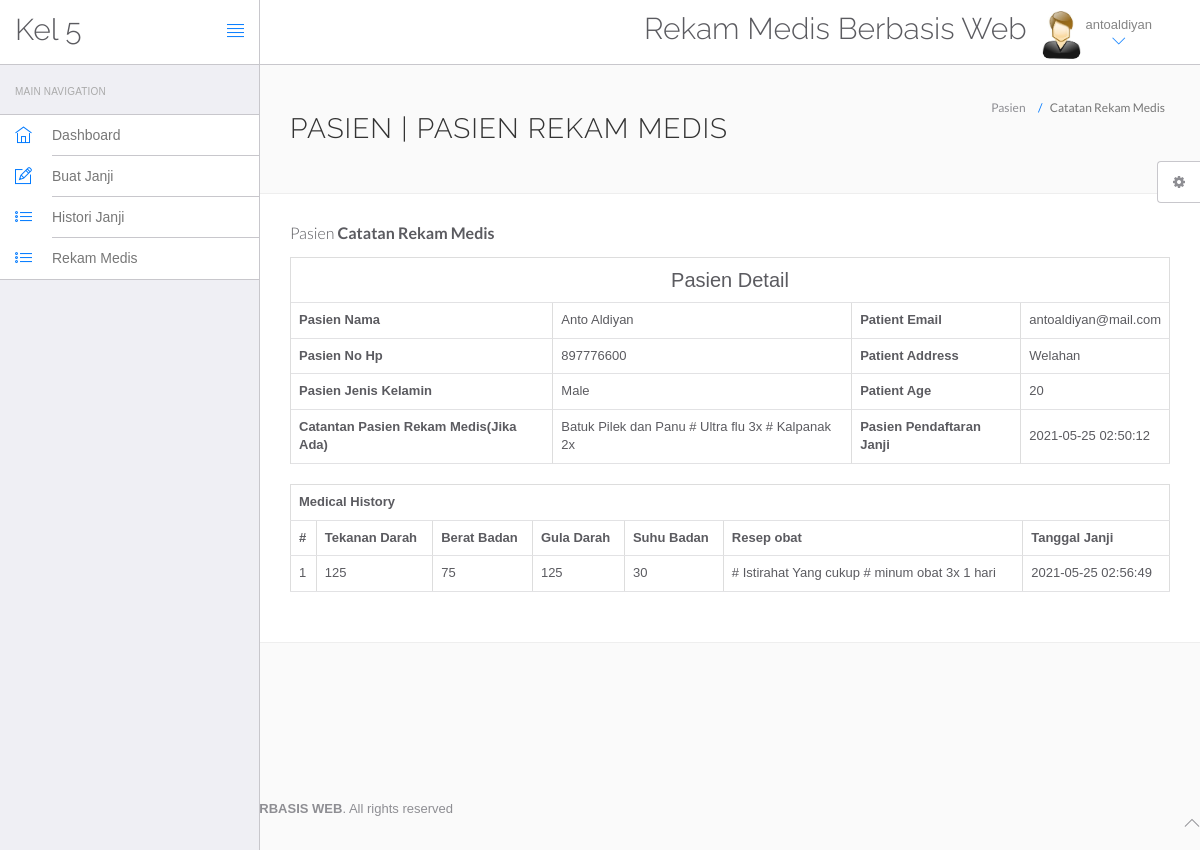
/hms/view-medhistory.php?viewid=6 (signed in), run on the app's committed database.
### tables this page shows
CREATE TABLE `users` (
  `id` int(11) NOT NULL,
  `fullName` varchar(255) DEFAULT NULL,
  `address` longtext DEFAULT NULL,
  `city` varchar(255) DEFAULT NULL,
  `gender` varchar(255) DEFAULT NULL,
  `email` varchar(255) DEFAULT NULL,
  `password` varchar(255) DEFAULT NULL,
  `regDate` timestamp NULL DEFAULT current_timestamp(),
  `updationDate` timestamp NULL DEFAULT NULL ON UPDATE current_timestamp()
);

CREATE TABLE `tblpatient` (
  `ID` int(10) NOT NULL,
  `Docid` int(10) DEFAULT NULL,
  `PatientName` varchar(200) DEFAULT NULL,
  `PatientContno` bigint(10) DEFAULT NULL,
  `PatientEmail` varchar(200) DEFAULT NULL,
  `PatientGender` varchar(50) DEFAULT NULL,
  `PatientAdd` mediumtext DEFAULT NULL,
  `PatientAge` int(10) DEFAULT NULL,
  `PatientMedhis` mediumtext DEFAULT NULL,
  `CreationDate` timestamp NULL DEFAULT current_timestamp(),
  `UpdationDate` timestamp NULL DEFAULT NULL ON UPDATE current_timestamp()
);

CREATE TABLE `tblmedicalhistory` (
  `ID` int(10) NOT NULL,
  `PatientID` int(10) DEFAULT NULL,
  `BloodPressure` varchar(200) DEFAULT NULL,
  `BloodSugar` varchar(200) NOT NULL,
  `Weight` varchar(100) DEFAULT NULL,
  `Temperature` varchar(200) DEFAULT NULL,
  `MedicalPres` mediumtext DEFAULT NULL,
  `CreationDate` timestamp NOT NULL DEFAULT current_timestamp() ON UPDATE current_timestamp()
);

### hms/view-medhistory.php (the view, shortened to what this page needs)
<?php
include('include/config.php');
?>
<!DOCTYPE html>
<html lang="en">
	<head>
		<link rel="stylesheet" href="vendor/bootstrap/css/bootstrap.min.css">
		<link rel="stylesheet" href="vendor/fontawesome/css/font-awesome.min.css">
		<link rel="stylesheet" href="vendor/themify-icons/themify-icons.min.css">
		<link href="vendor/animate.css/animate.min.css" rel="stylesheet" media="screen">
		<link href="vendor/perfect-scrollbar/perfect-scrollbar.min.css" rel="stylesheet" media="screen">
		<link href="vendor/switchery/switchery.min.css" rel="stylesheet" media="screen">
		<link href="vendor/bootstrap-touchspin/jquery.bootstrap-touchspin.min.css" rel="stylesheet" media="screen">
		<link href="vendor/select2/select2.min.css" rel="stylesheet" media="screen">
		<link href="vendor/bootstrap-datepicker/bootstrap-datepicker3.standalone.min.css" rel="stylesheet" media="screen">
		<link href="vendor/bootstrap-timepicker/bootstrap-timepicker.min.css" rel="stylesheet" media="screen">
		<link rel="stylesheet" href="assets/css/styles.css">
		<link rel="stylesheet" href="assets/css/plugins.css">
		<link rel="stylesheet" href="assets/css/themes/theme-1.css" id="skin_color" />
	</head>
	<body>
		<div id="app">
<?php include('include/sidebar.php');?>
<div class="app-content">
<?php include('include/header.php');?>
<div class="main-content" >
<div class="wrap-content container" id="container">
<section id="page-title">
<div class="row">
<div class="col-sm-8">
<h1 class="mainTitle">Pasien | Pasien Rekam Medis</h1>
</div>
<ol class="breadcrumb">
<li>
<span>Pasien</span>
</li>
<li class="active">
<span>Catatan Rekam Medis</span>
</li>
</ol>
</div>
</section>
<div class="container-fluid container-fullw bg-white">
<div class="row">
<div class="col-md-12">
<h5 class="over-title margin-bottom-15">Pasien <span class="text-bold">Catatan Rekam Medis</span></h5>
<?php
                               $vid=$_GET['viewid'];
                               $ret=mysqli_query($con,"select * from tblpatient where ID='$vid'");
$cnt=1;
while ($row=mysqli_fetch_array($ret)) {
                               ?>
<table border="1" class="table table-bordered">
 <tr align="center">
<td colspan="4" style="font-size:20px;color:blue">
 Pasien Detail</td></tr>
    <tr>
    <th scope>Pasien Nama</th>
    <td><?php  echo $row['PatientName'];?></td>
    <th scope>Patient Email</th>
    <td><?php  echo $row['PatientEmail'];?></td>
  </tr>
  <tr>
    <th scope>Pasien No Hp</th>
    <td><?php  echo $row['PatientContno'];?></td>
    <th>Patient Address</th>
    <td><?php  echo $row['PatientAdd'];?></td>
  </tr>
    <tr>
    <th>Pasien Jenis Kelamin</th>
    <td><?php  echo $row['PatientGender'];?></td>
    <th>Patient Age</th>
    <td><?php  echo $row['PatientAge'];?></td>
  </tr>
  <tr>
    <th>Catantan Pasien Rekam Medis(Jika Ada)</th>
    <td><?php  echo $row['PatientMedhis'];?></td>
     <th>Pasien Pendaftaran Janji</th>
    <td><?php  echo $row['CreationDate'];?></td>
  </tr>
<?php }?>
</table>
<?php
$ret=mysqli_query($con,"select * from tblmedicalhistory  where PatientID='$vid'");
 ?>
<table id="datatable" class="table table-bordered dt-responsive nowrap" style="border-collapse: collapse; border-spacing: 0; width: 100%;">
  <tr align="center">
   <th colspan="8" >Medical History</th>
  </tr>
  <tr>
    <th>#</th>
<th>Tekanan Darah</th>
<th>Berat Badan</th>
<th>Gula Darah</th>
<th>Suhu Badan</th>
<th>Resep obat</th>
<th>Tanggal Janji</th>
</tr>
<?php
while ($row=mysqli_fetch_array($ret)) {
  ?>
<tr>
  <td><?php echo $cnt;?></td>
 <td><?php  echo $row['BloodPressure'];?></td>
 <td><?php  echo $row['Weight'];?></td>
 <td><?php  echo $row['BloodSugar'];?></td>
  <td><?php  echo $row['Temperature'];?></td>
  <td><?php  echo $row['MedicalPres'];?></td>
  <td><?php  echo $row['CreationDate'];?></td>
</tr>
<?php $cnt=$cnt+1;} ?>
</table>
</div>
</div>
</div>
</div>
</div>
</div>
</div>
	<?php include('include/footer.php');?>
	<?php include('include/setting.php');?>
	</body>
</html>

### hms/include/header.php (shortened to what this page needs)
<header class="navbar navbar-default navbar-static-top">
					<div class="navbar-header">
						<a class="navbar-brand" href="#">
							<h2 style="padding-top:20% "> Kel 5 </h2>
						</a>
						<a href="#" class="sidebar-toggler pull-right visible-md visible-lg" data-toggle-class="app-sidebar-closed" data-toggle-target="#app">
							<i class="ti-align-justify"></i>
						</a>
					</div>
					<div class="navbar-collapse collapse">
						<ul class="nav navbar-right">
								<li  style="padding-top:2% ">
								<h2>Rekam Medis Berbasis Web</h2>
							</li>
							<li class="dropdown current-user">
								<a href class="dropdown-toggle" data-toggle="dropdown">
									<img src="assets/images/images.jpg"> <span class="username">
									<?php $query=mysqli_query($con,"select fullName from users where id='".$_SESSION['id']."'");
while($row=mysqli_fetch_array($query))
{
	echo $row['fullName'];
}
									?> <i class="ti-angle-down"></i></i></span>
								</a>
							</li>
						</ul>
					</div>
				</header>

### hms/assets/css/themes/theme-1.css (style rules this page uses)
body { background: #FAFAFA; }
header .navbar-header { background: #ffffff !important; border-right-color: #c8c7cc !important; border-bottom-color: #c8c7cc !important; }
header .navbar-header .sidebar-toggler, header .navbar-header .sidebar-mobile-toggler { color: #007aff !important; }
header .navbar-header .navbar-brand { color: #777 !important; }
header .navbar-collapse { background: #ffffff !important; border-bottom-color: #c8c7cc !important; box-shadow: none !important; }
header .navbar-collapse .navbar-right > li > a { color: #777; }
header .navbar-collapse .navbar-right > li > a i { color: #007aff !important; }

### data on the page
users: fullName "antoaldiyan"
tblpatient: PatientName "Anto Aldiyan", PatientEmail "antoaldiyan@mail.com", PatientContno "897776600", PatientAdd "Welahan", PatientGender "Male", PatientAge "20", PatientMedhis "Batuk Pilek dan Panu # Ultra flu 3x # Kalpanak 2x", CreationDate "2021-05-25 02:50:12"
tblmedicalhistory: BloodPressure "125", Weight "75", BloodSugar "125", Temperature "30", MedicalPres "# Istirahat Yang cukup # minum obat 3x 1 hari", CreationDate "2021-05-25 02:56:49"
